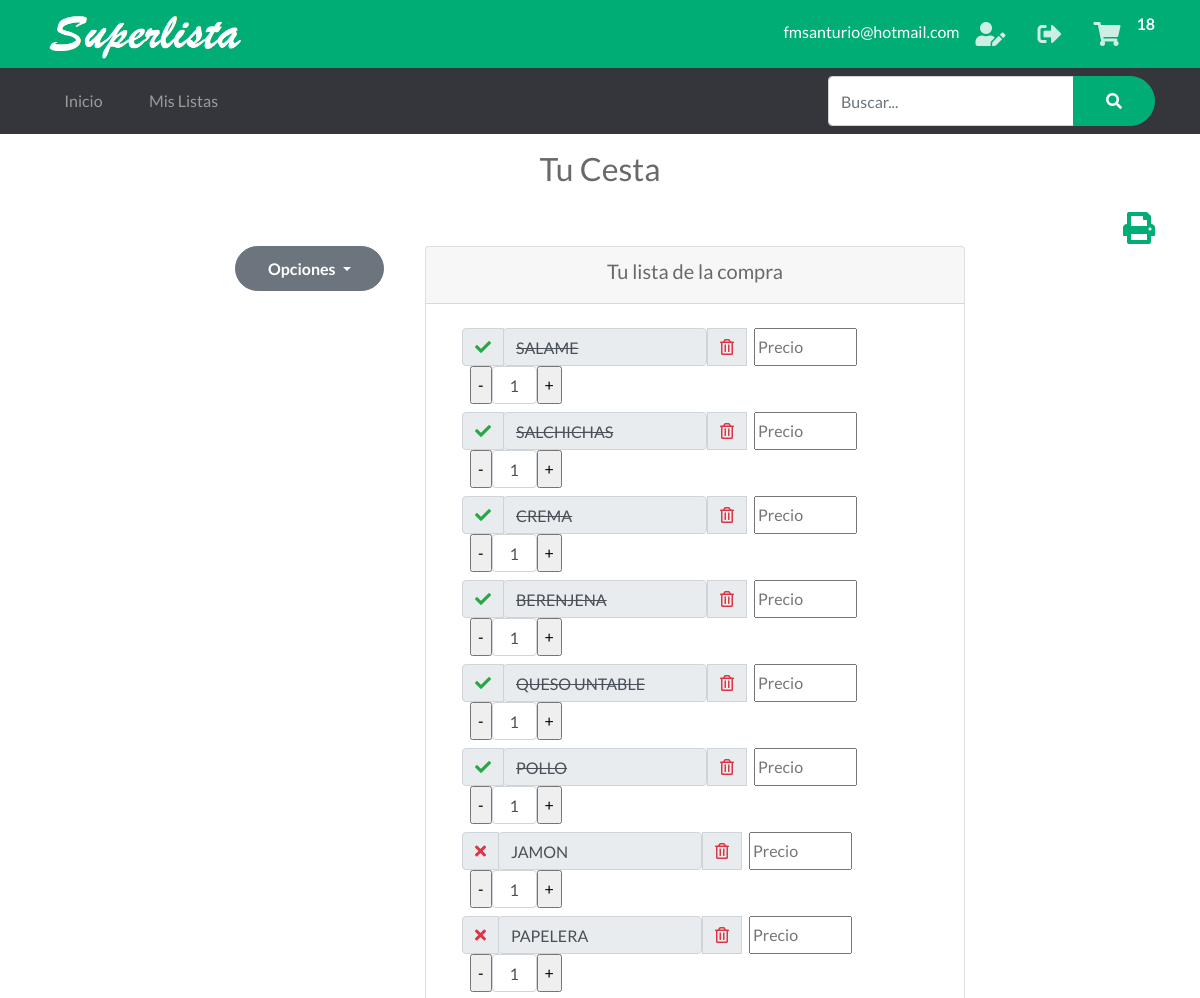
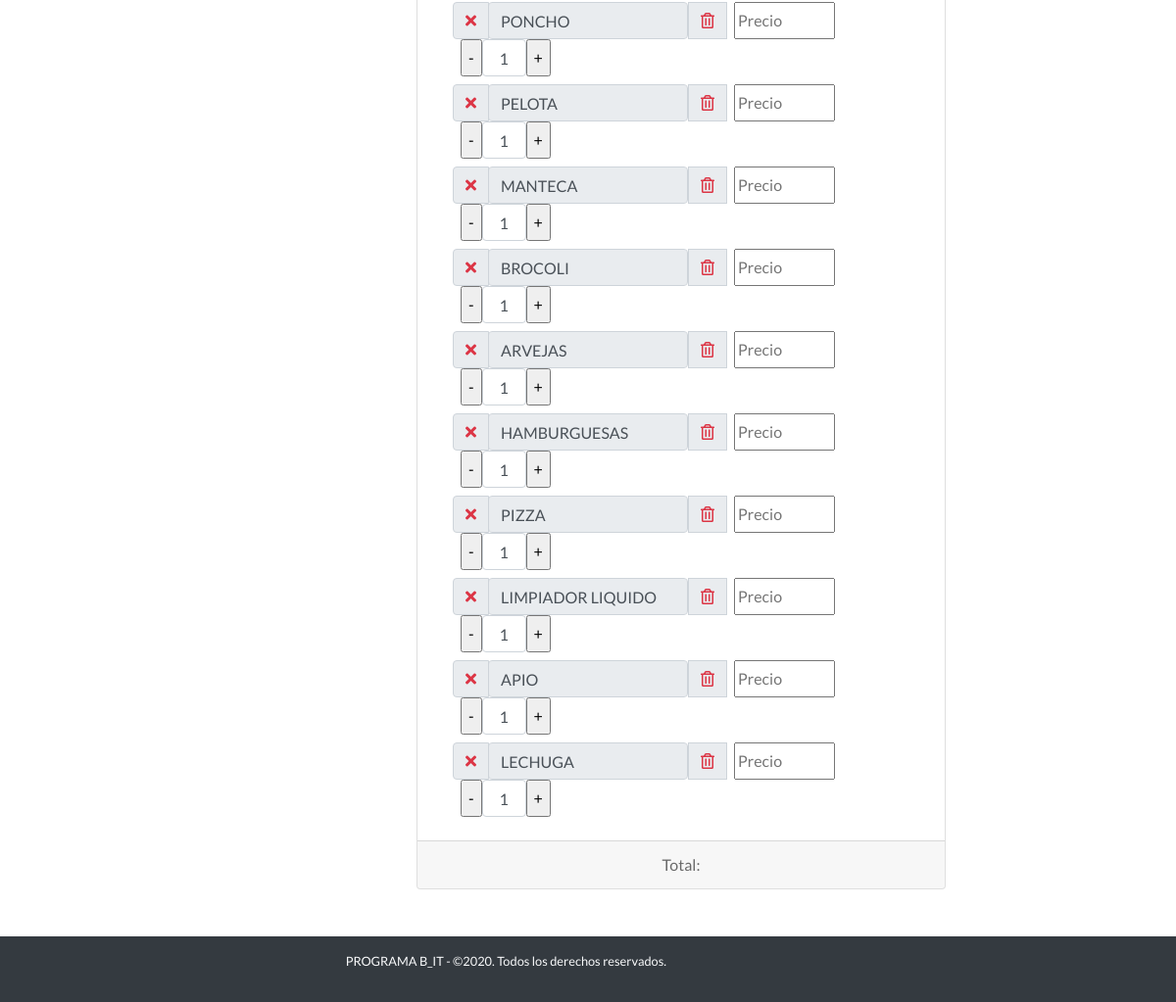
The page /cart (signed in) on the database its author committed (2 pictures, top to bottom).
### tables this page shows
CREATE TABLE "Cesta" (
	"Id"	INTEGER NOT NULL PRIMARY KEY AUTOINCREMENT UNIQUE,
	"Id_Usuario"	INTEGER NOT NULL,
	"Item"	INTEGER NOT NULL,
	"Tachar"	INTEGER
);

### app.py (the view)
@app.route('/cart')  # Ruta Mi Cesta
def cart():
    cantCarrito()
    if 'nombre' in session:
        items = getAllCesta()
        g.db.close()
        return render_template('carrito.html', items=items)
    else:
        items = getAllCesta()
        g.db.close()
        return render_template('carrito_home.html', items=items)

### app.py (called while the page is built)
def get_db():
    db = getattr(g, '_database', None)
    if db is None:
        db = g._database = sqlite3.connect('database1.db')
    return db

@app.teardown_appcontext
def close_connection(exception):
    db = getattr(g, '_database', None)
    if db is not None:
        db.close()

def conectar_db():
    return sqlite3.connect('database1.db')

def getAllCesta():
    if 'nombre' in session:
        id = session['id']
    else:
        id = -1
    g.db = conectar_db()
    consulta = 'SELECT * FROM Cesta WHERE (Id_usuario = ?)'
    cur = g.db.execute(consulta, [id])
    items = [dict(Id=row[0], Id_Usuario=row[1], Item_nombre=row[2], Tachar=row[3])
             for row in cur.fetchall()]
    g.db.close()
    return items

def cantCarrito():
    if 'nombre' in session:
        id_usuario = session['id']
    else:
        id_usuario = -1
    db = get_db()
    while not(db):
        db = get_db()
    cur = db.cursor()
    find_prod = (
        "SELECT COUNT(Id) FROM Cesta WHERE Id_Usuario = ?")
    cur.execute(find_prod, [(id_usuario)])
    resultado = cur.fetchone()
    session['carrito'] = resultado[0]
    print(resultado)
    print(session['carrito'])
    return session['carrito']

### templates/carrito.html (shortened to what this page needs)
{% extends "layout_logged_in.html" %}
{% block content %}
<section>
    <div class="text h2 text-center py-3">
        <span>Tu Cesta</span>
    </div>
    <div class="container">
        <div class="text-right ">
            <a href=""><i onclick="javascript:window.print();" class="fas fa-print text-primary fa-2x "></i></a>
        </div>
    </div>
    <div class="container">
        <div class="row justify-content-center">
            <div class="col-2">
                <div class="dropdown">
                    <button class="btn btn-secondary dropdown-toggle" type="button" id="dropdownMenuButton" data-toggle="dropdown" aria-haspopup="true" aria-expanded="false">
                      Opciones
                    </button>
                </div>
            </div>
            <div class="col-6 text-center">
                <div class="card">
                    <div class="card-header">
                       <h5><span>Tu lista de la compra</span></h5>
                    </div>
                    <div class="card-body ml-3">
                        {%for item in items %}
                                <div class="input-group py-1">
                                    <div class="input-group-prepend">
                                        <div class="input-group-text">
                                            <a href="/adquirido/{{item.Id}}"><i class="{% if item.Tachar %} text-success fas fa-check {% else %} text-danger fas fa-times  {% endif %} "></i></a>
                                        </div>
                                    </div>
                                    <div class="input">
                                        <input type="text" readonly="true" color="blue" class="form-control {% if item.Tachar %} tachar {% endif %}" value="{{item.Item_nombre}}">
                                    </div>
                                    <div class="input-group-prepend">
                                        <div class="input-group-text">
                                            <a href="/DeleteArtCesta/{{item.Id}}"><i class="far fa-trash-alt text-danger"></i></a>
                                        </div>
                                    </div>
                                    <div class="input-group-prepend ml-2">
                                        <input type="text" size="10" id="{{item.Id}}" placeholder="Precio" class="monto" onkeyup="SubTotal();" >
                                    </div>
                                    <div class="input-group-prepend ml-2">
                                        <input type="button" name="menos1" id="menos1" value="-" onclick="RtrCampo('{{item.Item_nombre}}')"/>
                                        <input class="form-control text-center" type='text'  size="1"  id='{{item.Item_nombre}}' value=1>
                                        <input type="button" name="mas1" id="mas1" value="+" onclick="SmrCampo('{{item.Item_nombre}}')"/>
                                    </div>
                                </div>
                        {%endfor%}
                    </div>
                    <div class="card-footer">  <span>Total: </span>
                    </div>
                </div>
            </div>
        </div>
    </div>
</section>
{% endblock %}

### static/css/all.css (style rules this page uses)
.fa, .fas, .far, .fal, .fab { -moz-osx-font-smoothing: grayscale; -webkit-font-smoothing: antialiased; display: inline-block; font-style: normal; font-variant: normal; text-rendering: auto; line-height: 1; }
.fa-2x { font-size: 2em; }
.fa-check:before { content: "\f00c"; }
.fa-print:before { content: "\f02f"; }
.fa-times:before { content: "\f00d"; }
.fa-trash-alt:before { content: "\f2ed"; }
.far { font-family: 'Font Awesome 5 Free'; font-weight: 400; }
.fa, .fas { font-family: 'Font Awesome 5 Free'; font-weight: 900; }

### static/css/estilos.css (style rules this page uses)
html { font-size: 13px; }
body { font-family: 'Lato', sans-serif; color: #696969; }
.btn { border-radius: 2rem; padding: .6rem 2rem; font-weight: bold; }
.text-primary { color: #00ad75 !important; }
@media (min-width: 990px) { html { font-size: 16px; } }

### static/css/main.css (style rules this page uses)
.tachar { text-decoration: line-through; }

### rows shown on the page
Cesta: Tachar 1 (drawn), Item_nombre "SALAME"
Cesta: Tachar 1 (drawn), Item_nombre "SALCHICHAS"
Cesta: Tachar 1 (drawn), Item_nombre "CREMA"
Cesta: Tachar 1 (drawn), Item_nombre "BERENJENA"
Cesta: Tachar 1 (drawn), Item_nombre "QUESO UNTABLE"
Cesta: Tachar 1 (drawn), Item_nombre "POLLO"
Cesta: Tachar 0 (drawn), Item_nombre "JAMON"
Cesta: Tachar 0 (drawn), Item_nombre "PAPELERA"
Cesta: Tachar 0 (drawn), Item_nombre "PONCHO"
Cesta: Tachar 0 (drawn), Item_nombre "PELOTA"
Cesta: Tachar 0 (drawn), Item_nombre "MANTECA"
Cesta: Tachar 0 (drawn), Item_nombre "BROCOLI"
Cesta: Tachar 0 (drawn), Item_nombre "ARVEJAS"
Cesta: Tachar 0 (drawn), Item_nombre "HAMBURGUESAS"
Cesta: Tachar 0 (drawn), Item_nombre "PIZZA"
Cesta: Tachar 0 (drawn), Item_nombre "LIMPIADOR LIQUIDO"
Cesta: Tachar 0 (drawn), Item_nombre "APIO"
Cesta: Tachar 0 (drawn), Item_nombre "LECHUGA"

### other values the page prints
{{ session['correo'] }} "fmsanturio@hotmail.com"
{{ session['carrito'] }} "18"
